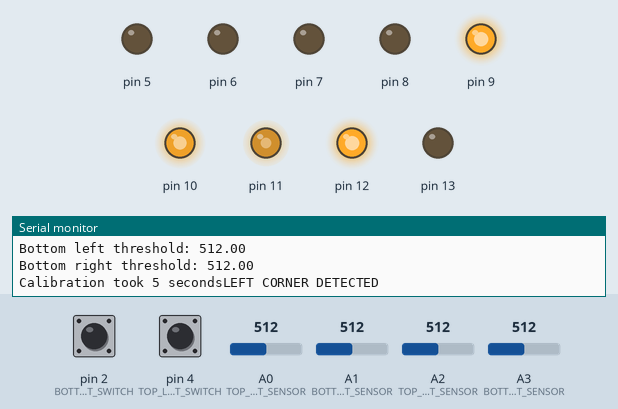
A sketch run on a simulated Arduino Uno, built with avr-gcc and run on an emulated ATmega328P. Shown: output pins drawn as LEDs (lit = HIGH), the last lines printed to the serial monitor. The inputs (shaded band) are chosen by the test bench; at power-on: A0 (TOP_RIGHT_SENSOR) = 512, pin 2 (BOTTOM_LIMIT_SWITCH) HIGH, pin 4 (TOP_LIMIT_SWITCH) HIGH, A1 (BOTTOM_RIGHT_SENSOR) = 512, A2 (TOP_LEFT_SENSOR) = 512, A3 (BOTTOM_LEFT_SENSOR) = 512. Random numbers use the default seed unless the sketch sets one.

Above: at 7.2 s.
7.3 s: A0 (TOP_RIGHT_SENSOR) set to 493
8.8 s: A0 (TOP_RIGHT_SENSOR) set to 469
At 9.9 s:
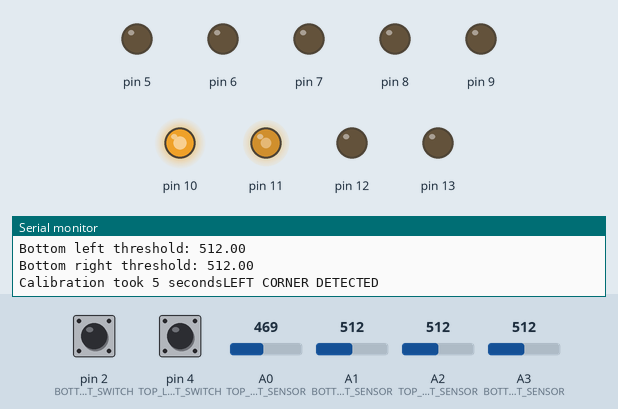
At 13.1 s:
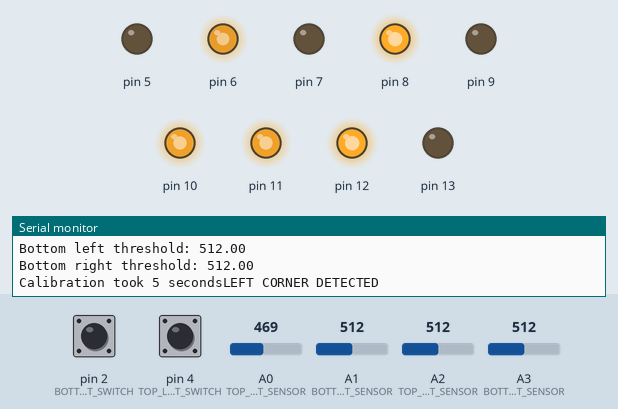
13.3 s: A0 (TOP_RIGHT_SENSOR) set to 504
16.3 s: A0 (TOP_RIGHT_SENSOR) set to 520
At 21.5 s:
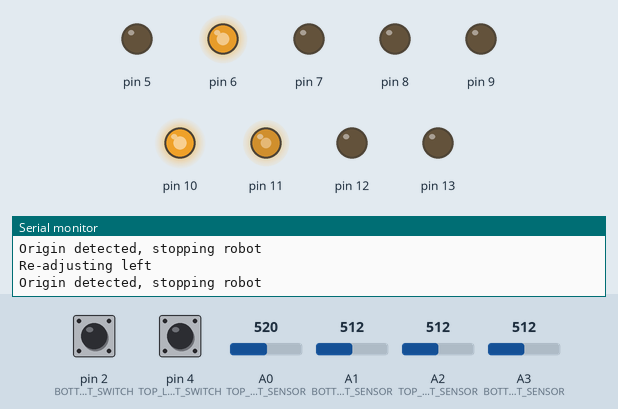
Timing chart, 0 to 21.8 s (numbered marks = the images above; inputs shaded):
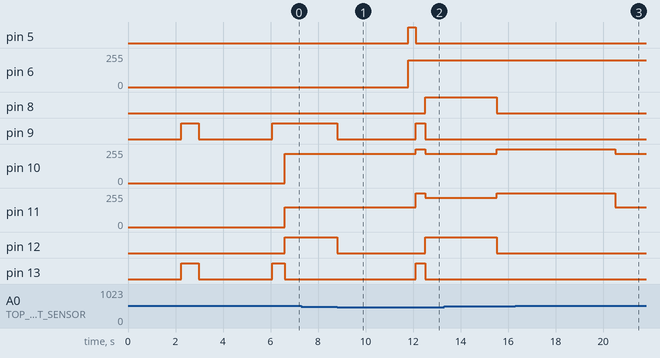

The sketch:

RobotCode_Beta.ino
```cpp
#include <ArduinoJson.h>

///MOTORS////////////////
// LEFT MOTOR: 8, 9
// RIGHT MOTOR: 12, 13
// PULLEY: 7, 5
/////////////////////////
///SENSORS///////////////
// LEFT TOP: A5
// LEFT BOTTOM: A4
// RIGHT TOP: A2
// RIGHT BOTTOM: A3
/////////////////////////
///LIMIT SWITCH//////////
// PIN: 2
// PIN: 4
/////////////////////////

// Sensor analog pins
const int TOP_LEFT_SENSOR = A2; // Top left
const int BOTTOM_LEFT_SENSOR = A3; // Bottom left
const int TOP_RIGHT_SENSOR = A0; // Top right
const int BOTTOM_RIGHT_SENSOR = A1; // Bottom right

// Calibration thresholds
double topLeftThreshold = 0;
double topRightThreshold = 0;
double bottomLeftThreshold = 0;
double bottomRightThreshold = 0;

// Limit switch pins
const int TOP_LIMIT_SWITCH = 4;
const int BOTTOM_LIMIT_SWITCH = 2;

// State variables
bool manualControl = false;
bool startedReadings = false;
bool reachedEndpoint = false;
bool hasTurned = false;
bool returning = false;

void setup()
{
  Serial.begin(9600);

  pinMode(8, OUTPUT);
  pinMode(9, OUTPUT);
  pinMode(12, OUTPUT);
  pinMode(13, OUTPUT);
  pinMode(7, OUTPUT);
  pinMode(5, OUTPUT);
  pinMode(TOP_LIMIT_SWITCH, INPUT_PULLUP);
  pinMode(BOTTOM_LIMIT_SWITCH, INPUT_PULLUP);
  //getSensorData(100);
  //calibrateForklift();
  //reachSurfaceLevel();
  //lineFollowingCalibration();
  //cornerDetectionCalibration();
  calibrateSensors();
}

void loop()
{
  while (manualControl)
  {
    while (Serial.available())
    {
      char c = Serial.read();
      parseMessage(c);
    }
  }

  // If manual control is toggled off, the autopilot will take over robot control
  char c = Serial.read();
  if (c == 'Q')
  {
    manualControl = true;
    freeze();
    Serial.println("Autopilot disabled! Turning on manual control");
  }

  followLine();

  if (!hasTurned)
    checkForCorner();

  if (!returning)
  {
    checkForEndpoint();
  } else
  {
    checkForOrigin();
  }

  //sensorReadings();
}
```

autopilot_functions.ino
```cpp
// Normal line following for going forward
void followLine()
{
  int topLeftVal = topLeftSensorVal();
  int topRightVal = topRightSensorVal();
  int bottomLeftVal = bottomLeftSensorVal();
  int bottomRightVal = bottomRightSensorVal();

//  if (topLeftVal <= (topLeftThreshold - 35) && topRightVal <= (topRightThreshold - 35))
//  {
//    forward();
//  } else if (topLeftVal <= (topLeftThreshold - 35) && !(topRightVal <= (topRightThreshold - 35)))
//  {
//    turnLeft();
//  } else if (!(topLeftVal <= (topLeftThreshold - 35) && topRightVal <= (topRightThreshold - 35)))
//  {
//    turnRight();
//  } else
//  {
//    freeze();
//  }

  if (!(topRightVal <= topRightThreshold) && topLeftVal <= topLeftThreshold)
  {
    turnLeft();
    Serial.println("Re-adjusting left");
  } else if (!(topLeftVal <= topLeftThreshold) && topRightVal <= topRightThreshold)
  {
    turnRight();
    Serial.println("Re-adjusting right");
  } else
  {
    forward();
  }
}

// Line following for going backwards after picking up object
void followLineBackwards()
{
  int topLeftVal = topLeftSensorVal();
  int topRightVal = topRightSensorVal();
  int bottomLeftVal = bottomLeftSensorVal();
  int bottomRightVal = bottomRightSensorVal();

  if (!(topRightVal <= topRightThreshold) && topLeftVal <= topLeftThreshold)
  {
    turnLeftBackward();
    Serial.println("Re-adjusting left");
  } else if (!(topLeftVal <= topLeftThreshold) && topRightVal <= topRightThreshold)
  {
    turnRightBackward();
    Serial.println("Re-adjusting right");
  } else
  {
    backward();
  }
}

void checkForCorner()
{
  int bottomLeftVal = bottomLeftSensorVal();
  int bottomRightVal = bottomRightSensorVal();

  if (bottomLeftVal <= 710)
  {
    Serial.println("LEFT CORNER DETECTED");

    forward();
    delay(500);
    turnLeft();
    delay(130);

    while (topLeftSensorVal() >= (topLeftThreshold - 35) && topRightSensorVal() >= (topRightThreshold - 35))
    {
      turnLeft();
    }

    hasTurned = true;
  } else if (bottomRightVal <= 710)
  {
    Serial.println("RIGHT CORNER DETECTED");

    forward();
    delay(500);
    turnRight();
    delay(130);

    while (topRightSensorVal() >= (topRightThreshold - 35) && topLeftSensorVal() >= (topLeftThreshold - 35))
    {
      turnRight();
    }

    hasTurned = true;
  }
  else
  {
    //Serial.println("NO CORNER");
  }
}

void checkForEndpoint()
{
  int bottomLeftVal = bottomLeftSensorVal();
  int bottomRightVal = bottomRightSensorVal();

  if (bottomLeftVal < 775 && bottomRightVal < 775)
  {
    freeze();
    reachedEndpoint = true;

    delay(3000);
    pickupObject();

    backward();
    delay(1000);

    while (true)
    {
      bottomLeftVal = bottomLeftSensorVal();

      if (bottomLeftVal < 820)
      {
        break;
      } else
      {
        backward();
      }
    }

    returning = true;
    reachedEndpoint = false;
    //hasTurned = false;
  }
}

void checkForOrigin()
{
  int bottomLeftVal = bottomLeftSensorVal();
  int bottomRightVal = bottomRightSensorVal();

  if (bottomLeftVal <= 800 || bottomRightVal <= 800)
  {
    Serial.println("Origin detected, stopping robot");
    freeze();

    while (!bottomReached())
    {
      liftForkliftDown();
    }

    stopForklift();

    delay(5000);
  }
}
```

calibration_functions.ino
```cpp
void lineFollowingCalibration()
{
  double vals[50];
  double total = 0;

  // CALIBRATION FOR TOP LEFT SENSOR
  for (int i = 0; i < 10; i++)
  {
    double reading = topLeftSensorVal();
    vals[i] = reading;
    total = total + reading;

    Serial.print("[ (LEFT SIDE) Loop iteration] ");
    Serial.println(i + 1);
    Serial.print("Sensor value ");
    Serial.println(vals[i]);
    Serial.println("");

    delay(10);
  }

  topLeftThreshold = average(total, 10);

  total = 0;

  // CALIBRATION FOR TOP RIGHT SENSOR
  for (int i = 0; i < 10; i++)
  {
    vals[i] = topRightSensorVal();
    total = total + vals[i];

    Serial.print("[ (RIGHT SIDE) Loop iteration] ");
    Serial.println(i + 1);
    Serial.print("Sensor value ");
    Serial.println(vals[i]);
    Serial.println("");

    delay(10);
  }

  topRightThreshold = average(total, 10);
}

void cornerDetectionCalibration()
{
  int vals[50];
  double total = 0;

  for (int i = 0; i < 10; i++)
  {
    vals[i] = analogRead(BOTTOM_LEFT_SENSOR);
    total = total + vals[i];

    Serial.print("[ (LEFT SIDE) Loop iteration] ");
    Serial.println(i + 1);
    Serial.print("Sensor value ");
    Serial.println(vals[i]);
    Serial.println("");

    delay(10);
  }

  bottomLeftThreshold = average(total, 10);

  total = 0;

  for (int i = 0; i < 10; i++)
  {
    vals[i] = analogRead(BOTTOM_RIGHT_SENSOR);
    total = total + vals[i];

    Serial.print("[ (RIGHT SIDE) Loop iteration] ");
    Serial.println(i + 1);
    Serial.print("Sensor value ");
    Serial.println(vals[i]);
    Serial.println("");

    delay(10);
  }

  bottomRightThreshold = average(total, 10);

  // Signals end of calibration so that the user
  // has time to position the robot on the track properly

  forward();
  delay(750);
  freeze();
  delay(3000);
}

void calibrateSensors()
{
  unsigned long initial = millis();
  lineFollowingCalibration();
  cornerDetectionCalibration();
  unsigned long final = millis();

  Serial.print("Top left threshold: ");
  Serial.println(topLeftThreshold);

  Serial.print("Top right threshold: ");
  Serial.println(topRightThreshold);

  Serial.print("Bottom left threshold: ");
  Serial.println(bottomLeftThreshold);

  Serial.print("Bottom right threshold: ");
  Serial.println(bottomRightThreshold);

  unsigned long delta = final - initial;
  Serial.print("Calibration took ");
  Serial.print(delta / 1000);
  Serial.print(" seconds");
}

void calibrateForklift()
{
  unsigned long initial = millis();
  while (!bottomReached())
  {
    liftForkliftDown();
  }

  while (!topReached())
  {
    liftForkliftUp();
  }

  stopForklift();
  unsigned long finalT = millis();
  unsigned long delta = (finalT - initial) / 1000; // Convert to seconds from milliseconds

  Serial.print("Calibration time: ");
  Serial.println(delta);
}
```

forklift_functions.ino
```cpp
void liftForkliftUp()
{
  digitalWrite(7, HIGH);
  digitalWrite(5, LOW);
  analogWrite(6, 255);
}

void liftForkliftDown()
{
  digitalWrite(7, LOW);
  digitalWrite(5, HIGH);
  analogWrite(6, 200);
}

void stopForklift()
{
  digitalWrite(7, LOW);
  digitalWrite(5, LOW);
}

bool topReached()
{
  if (digitalRead(TOP_LIMIT_SWITCH) == 1)
  {
    return true;
  } else
  {
    return false;
  }
}


bool bottomReached()
{
  if (digitalRead(BOTTOM_LIMIT_SWITCH) == 1)
  {
    return true;
  } else
  {
    return false;
  }
}

void reachSurfaceLevel()
{
  while (!topReached())
  {
    liftForkliftUp();
  }

  liftForkliftDown();
  delay(310);
  stopForklift();
}

void pickupObject()
{
  reachSurfaceLevel();
  forward();
  delay(400);
  freeze();
  while (!topReached())
  {
    liftForkliftUp();
  }

  stopForklift();
  backward();
  delay(2000);
}

void dropoffObject()
{
  reachSurfaceLevel();
  backward();
  delay(750);
  freeze();
}
```

message_parser.ino
```cpp
void parseMessage(char c)
{
  if (c == 'F')
  {
    Serial.print("Message received: ");
    Serial.println("Moving forward");
    forward();
  } else if (c == 'S')
  {
    Serial.print("Message received: ");
    Serial.println("Stopping");
    freeze();
  } else if (c == 'L')
  {
    Serial.print("Message received: ");
    Serial.println("Turning left");
    turnLeft();
  } else if (c == 'R')
  {
    Serial.print("Message received: ");
    Serial.println("Turning right");
    turnRight();
  } else if (c == 'B')
  {
    Serial.print("Message received: ");
    Serial.println("Moving backward");
    backward();
  } else if (c == 'T')
  {
    Serial.println("Message receieved, going up");
    if (digitalRead(TOP_LIMIT_SWITCH) == HIGH)
    {
      Serial.println("ERROR: Forklift already too high!");
    } else
    {
      Serial.println("Moving up");
      liftForkliftUp();
      delay(100);
      stopForklift();
    }
  } else if (c == 'V')
  {
    if (bottomReached())
    {
      Serial.println("ERROR: Forklift already too low!");
    } else
    {
      Serial.println("Moving down");
      liftForkliftDown();
      delay(100);
      stopForklift();
    }
  } else if (c == 'W')
  {
    Serial.println("Manual control disabled! Turning on autopilot");
    manualControl = false;
  } else if (c == 'P')
  {
    pickupObject();
  } else if (c == 'D')
  {
    dropoffObject();
  } else if (c == 'C')
  {
    calibrateForklift();
  } else if (c == 'U')
  {
    reachSurfaceLevel();
  }
}
```

motor_functions.ino
```cpp
// Makes the robot go forwards
void forward()
{
  digitalWrite(8, LOW);
  digitalWrite(9, HIGH);
  digitalWrite(10, 150);

  digitalWrite(12, LOW);
  digitalWrite(13, HIGH);
  digitalWrite(11, 150);
}

// Makes the robot go backwards
void backward()
{
  digitalWrite(8, HIGH);
  digitalWrite(9, LOW);
  analogWrite(10, 220);

  digitalWrite(12, HIGH);
  digitalWrite(13, LOW);
  analogWrite(11, 220);
}

// Makes the robot turn left
void turnLeft()
{
  digitalWrite(8, LOW);
  digitalWrite(9, HIGH);
  analogWrite(10, 220);

  digitalWrite(12, HIGH);
  digitalWrite(13, LOW);
  analogWrite(11, 150);
}

void turnLeftBackward()
{
  digitalWrite(8, LOW);
  digitalWrite(9, HIGH);

  digitalWrite(12, HIGH);
  digitalWrite(13, LOW);
}

void turnRightBackward()
{
  digitalWrite(8, HIGH);
  digitalWrite(9, LOW);

  digitalWrite(12, LOW);
  digitalWrite(13, HIGH);
}

// Makes the robot turn right
void turnRight()
{
  digitalWrite(8, HIGH);
  digitalWrite(9, LOW);
  analogWrite(10, 255);

  digitalWrite(12, LOW);
  digitalWrite(13, HIGH);
  analogWrite(11, 255);
}

// Makes the robot come to a standstill
void freeze()
{
  digitalWrite(8, LOW);
  digitalWrite(9, LOW);
  digitalWrite(12, LOW);
  digitalWrite(13, LOW);
}
```

test_functions.ino
```cpp
void randomSensorValues(int iterations)
{
  for (int i = 0; i < iterations; i++)
  {
    int randomValue = random(337, 390);
    Serial.println(randomValue);
    delay(10);
  }
}

void lineFollowingValues()
{
  Serial.print("TOP LEFT: ");
  Serial.println(topLeftSensorVal());
  Serial.print("TOP RIGHT: ");
  Serial.println(topRightSensorVal());
  Serial.println();

  delay(1000);
}

void cornerValues()
{
  Serial.print("BOTTOM LEFT: ");
  Serial.println(bottomLeftSensorVal());
  Serial.print("BOTTOM RIGHT: ");
  Serial.println(bottomRightSensorVal());
  Serial.println();
}

void readSerial()
{
  while (Serial.available())
  {
    char c = Serial.read();
    Serial.println(c);
  }
}

void downFork()
{
  digitalWrite(7, LOW);
  digitalWrite(5, HIGH);
}

void upFork()
{
  digitalWrite(7, HIGH);
  digitalWrite(5, LOW);
}

void slowLeft()
{
  digitalWrite(8, LOW);
  digitalWrite(9, HIGH);
  analogWrite(10, 255);
  digitalWrite(12, HIGH);
  digitalWrite(13, LOW);
  analogWrite(11, 125);
}

void slowRight()
{
  digitalWrite(8, HIGH);
  digitalWrite(9, LOW);
  analogWrite(10, 125);
  digitalWrite(12, LOW);
  digitalWrite(13, HIGH);
  analogWrite(11, 255);
}

void speedUp()
{
  for (int i = 0; i < 255; i++)
  {
    digitalWrite(8, LOW);
    digitalWrite(9, HIGH);
    analogWrite(10, i);
    digitalWrite(12, LOW);
    digitalWrite(13, HIGH);
    analogWrite(11, i);

    delay(10);
  }
}

void slowDown()
{
  for (int i = 255; i > 0; i--)
  {
    digitalWrite(8, LOW);
    digitalWrite(9, HIGH);
    analogWrite(10, i);
    digitalWrite(12, LOW);
    digitalWrite(13, HIGH);
    analogWrite(11, i);

    delay(10);
  }
}

void speedUpForklift()
{
  while (!topReached())
  {
    for (int i = 0; i < 255; i++)
    {
      digitalWrite(7, HIGH);
      digitalWrite(5, LOW);
      analogWrite(6, i);
      delay(10);
    }
  }

  while (!bottomReached())
  {
    for (int i = 255; i > 0; i--)
    {
      digitalWrite(7, LOW);
      digitalWrite(5, HIGH);
      analogWrite(6, i);
      delay(10);
    }
  }

  stopForklift();
}

void forwardFullSpeed()
{
  digitalWrite(8, LOW);
  digitalWrite(9, HIGH);

  digitalWrite(12, LOW);
  digitalWrite(13, HIGH);
}

// Makes the robot turn left
void turnLeftFullSpeed()
{
  digitalWrite(8, LOW);
  digitalWrite(9, HIGH);

  digitalWrite(12, HIGH);
  digitalWrite(13, LOW);
}
```

utility_functions.ino
```cpp
// Used for testing bluetooth latency
int calculateAverageLatency(int iterations)
{
  Serial.println("Starting latency test");

  unsigned long pingValues[iterations]; // Stores all round-trip values
  unsigned long averagePing = 0;

  for (int i = 0; i < iterations; i++)
  {
    unsigned long initialPing = millis();
    Serial.print("[Iteration ");
    Serial.print(i + 1);
    Serial.print ("] ");
    Serial.println("Ping!"); // Sends ping message

    while (true)
    {
      if (Serial.available())
      {
        char chars = Serial.read();
        if (chars == 'P') // Checks if message contains the correct reply ("P")
        {
          unsigned long currentMillis = millis();
          unsigned long roundTrip = currentMillis - initialPing; // Calculates round-trip time by subtracting current ping from initial ping time value
          pingValues[i] = roundTrip; // Stores the round-trip time in the array
          averagePing = averagePing + pingValues[i];
          break;
        }
      }
    }
  }

  return (averagePing = averagePing / iterations); // Calculates average ping
}

void motorTest()
{
  forward();
  delay(1500);

  backward();
  delay(1500);

  turnLeft();
  delay(1500);

  turnRight();
  delay(1500);
}

int bottomLeftSensorVal()
{
  return analogRead(BOTTOM_LEFT_SENSOR);
}

int topLeftSensorVal()
{
  return analogRead(TOP_LEFT_SENSOR);
}

int topRightSensorVal()
{
  return analogRead(TOP_RIGHT_SENSOR);
}

int bottomRightSensorVal()
{
  return analogRead(BOTTOM_RIGHT_SENSOR);
}

double average(double total, int iterations)
{
  return total / iterations;
}

void sensorReadings()
{
  Serial.print("[BOTTOM LEFT] ");
  Serial.println(bottomLeftSensorVal());
  Serial.print("[TOP LEFT] ");
  Serial.println(topLeftSensorVal());

  Serial.print("[BOTTOM RIGHT] ");
  Serial.println(bottomRightSensorVal());
  Serial.print("[TOP RIGHT] ");
  Serial.println(topRightSensorVal());
  Serial.println("");

  delay(1000);
}

int topLimitSwitchReading()
{
  return digitalRead(TOP_LIMIT_SWITCH);
}

int bottomLimitSwitchReading()
{
  return digitalRead(BOTTOM_LIMIT_SWITCH);
}

void getSensorData(int iterations)
{
  if (!startedReadings)
  {
    Serial.println("Starting sensor readings");
    startedReadings = true;
  }

  for (int i = 0; i < iterations; i++)
  {
    DynamicJsonDocument jDoc(80);

    jDoc["sensorPosition"] = "Top Left";
    jDoc["value"] = topLeftSensorVal();
    jDoc["millis"] = millis();
    serializeJson(jDoc, Serial);
    Serial.println();

    jDoc["sensorPosition"] = "Top Right";
    jDoc["value"] = topRightSensorVal();
    jDoc["millis"] = millis();
    serializeJson(jDoc, Serial);
    Serial.println();

    jDoc["sensorPosition"] = "Bottom Left";
    jDoc["value"] = bottomLeftSensorVal();
    jDoc["millis"] = millis();
    serializeJson(jDoc, Serial);
    Serial.println();

    jDoc["sensorPosition"] = "Bottom Right";
    jDoc["value"] = bottomRightSensorVal();
    jDoc["millis"] = millis();
    serializeJson(jDoc, Serial);
    Serial.println();
  }

  Serial.println("Ending sensor readings");
}

void topLimitSwitchCheck()
{
  if (topReached())
  {
    Serial.println("TOP LIMIT SWITCH PRESSED");
  } else
  {
    Serial.println("TOP LIMIT SWITCH RELEASED");
  }
}

void bottomLimitSwitchCheck()
{
  if (bottomReached())
  {
    Serial.println("BOTTOM LIMIT SWITCH PRESSED");
  } else
  {
    Serial.println("BOTTOM LIMIT SWITCH RELEASED");
  }
}
```

Measured:
- the behaviour switches between 477 and 476 on A0 (TOP_RIGHT_SENSOR) (found by bisection; images 0 and 1)
- the behaviour switches between 512 and 513 on A0 (TOP_RIGHT_SENSOR) (found by bisection; images 2 and 3)
- after the input at 7.3 s, every drawn part: stays the same
- after the input at 8.8 s, pin 5: LOW → HIGH after 3.0 s, → LOW 0.31 s later; pin 6: 0/255 → 200/255 after 3.0 s; pin 8: LOW → HIGH after 3.7 s; pin 9: HIGH → LOW at once, → HIGH 3.3 s later, → LOW 0.40 s later; pin 10: 220/255 → 255/255 after 3.3 s, → 220/255 0.40 s later
- after the input at 16.3 s, pin 10: 255/255 → 220/255 after 4.2 s; pin 11: 255/255 → 150/255 after 4.2 s
